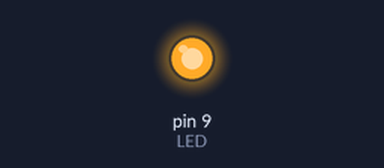
Simulated run of this sketch. Board: Arduino Uno, built with avr-gcc and run on an emulated ATmega328P. On the bench: output pins drawn as LEDs (lit = HIGH).

Above: at 0.1 s.
Timing chart, 0 to 1.6 s (numbered marks = the images above):
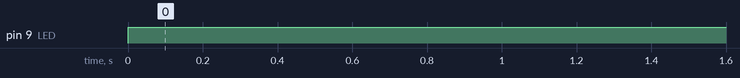

The sketch:

fuck.ino
```cpp
#define LED 9  // The pin the LED is connected to
void setup() {
  pinMode(LED, OUTPUT); // Declare the LED as an output
}

void loop() {
  digitalWrite(LED, HIGH); // Turn the LED on
}
```

Measured:
- by itself, pin 9 (LED): LOW → HIGH at 0.00 s
